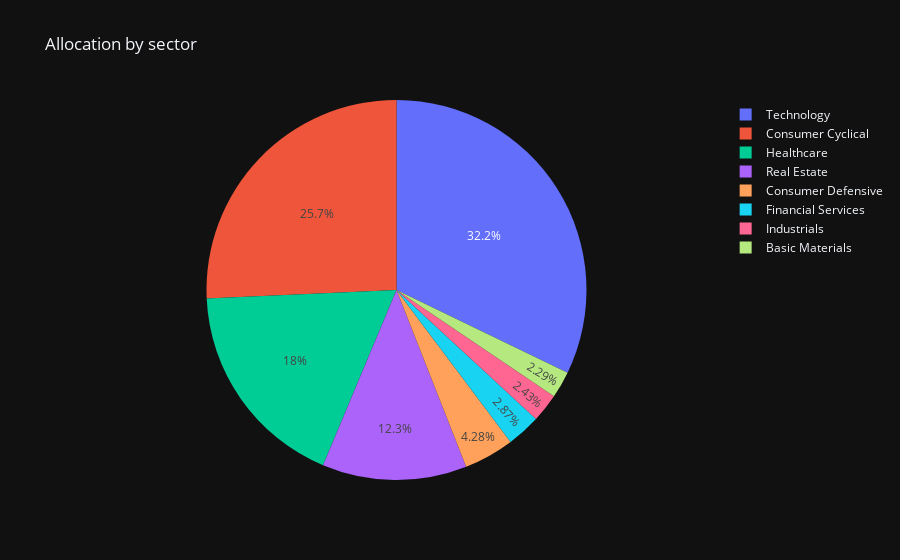

The notebook cell saved with this chart:
### Markdown cell above
## Allocation by sector

### Code cell
pieChart = px.pie(data[['sector', 'investment_value']], values='investment_value', names='sector', title='Allocation by sector')
pieChart.show()

### Figure 1 — Plotly figure (JSON) as saved in the notebook; plotly's stock layout.template omitted (floating-point values rounded to 4 significant figures)
{"data": [{"domain": {"x": [0, 1], "y": [0, 1]}, "hovertemplate": "sector=%{label}<br>investment_value=%{value}<extra></extra>", "labels": ["Healthcare", "Consumer Cyclical", "Technology", "Real Estate", "Consumer Cyclical", "Technology", "Technology", "Technology", "Healthcare", "Consumer Cyclical", "Consumer Defensive", "Financial Services", "Basic Materials", "Industrials"], "legendgroup": "", "name": "", "showlegend": true, "type": "pie", "values": [490.8, 492.1, 471.8, 479.1, 321.7, 315.3, 249.1, 217.4, 209.4, 188.6, 166.8, 112.0, 89.15, 94.54]}], "layout": {"legend": {"tracegroupgap": 0}, "title": {"text": "Allocation by sector"}}}
